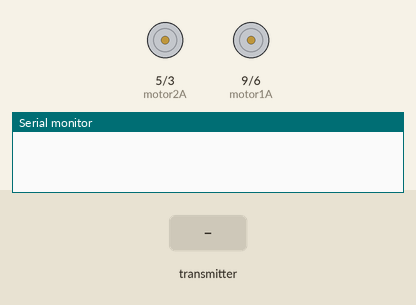
Bench run of a sketch on a simulated Arduino Uno, built with avr-gcc and run on an emulated ATmega328P. Parts: motor-driver pin pairs drawn as motors (green arrow = first pin HIGH = forward, orange = second pin HIGH = backward, longer = more drive), the last lines printed to the serial monitor. The inputs (shaded band) are chosen by the test bench. No radio packets arrive unless stated.

Above: at 1.2 s.
1.3 s: the transmitter starts sending Xposition = 0
At 1.7 s:
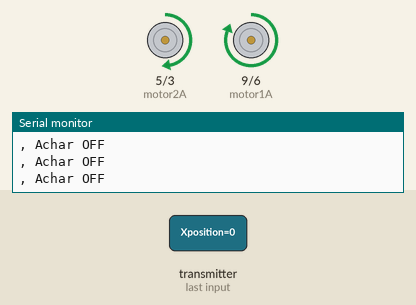
2.8 s: the transmitter starts sending Yposition = 512
At 3.9 s:
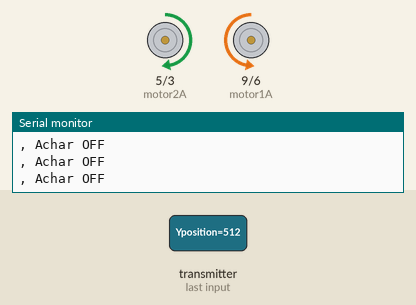
4.3 s: the transmitter starts sending Xposition = 256
At 4.8 s:
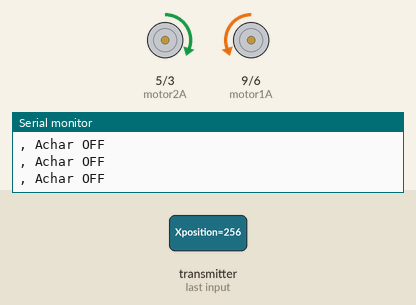
5.8 s: the transmitter starts sending Yposition = 256
At 6.9 s:
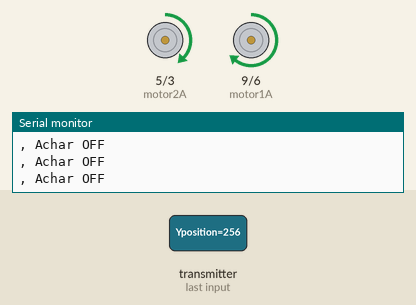
7.4 s: the transmitter starts sending Xposition = 512
At 7.9 s:
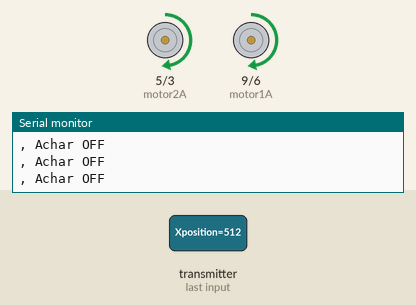
8.9 s: the transmitter starts sending Yposition = 0
At 10.0 s:
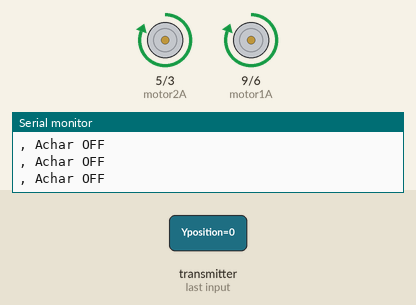
Timing chart, 0 to 11.4 s (numbered marks = the images above; inputs shaded):
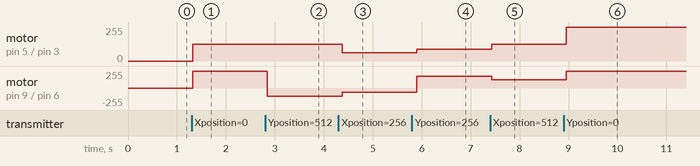

Measured:
- after the input at 1.3 s, motor on pin 5 (motor2A) / pin 3 (motor2B): stopped → forward 127/255 at once; motor on pin 9 (motor1A) / pin 6 (motor1B): stopped → forward 255/255 at once
- after the input at 2.8 s, motor on pin 9 (motor1A) / pin 6 (motor1B): forward 255/255 → backward 127/255 after 0.05 s
- after the input at 4.3 s, motor on pin 5 (motor2A) / pin 3 (motor2B): forward 127/255 → forward 63/255 after 0.07 s; motor on pin 9 (motor1A) / pin 6 (motor1B): backward 127/255 → backward 63/255 after 0.07 s
- after the input at 5.8 s, motor on pin 5 (motor2A) / pin 3 (motor2B): forward 63/255 → forward 89/255 after 0.10 s; motor on pin 9 (motor1A) / pin 6 (motor1B): backward 63/255 → forward 178/255 after 0.10 s
- after the input at 7.4 s, motor on pin 5 (motor2A) / pin 3 (motor2B): forward 89/255 → forward 127/255 at once; motor on pin 9 (motor1A) / pin 6 (motor1B): forward 178/255 → forward 127/255 at once
- after the input at 8.9 s, motor on pin 5 (motor2A) / pin 3 (motor2B), motor on pin 9 (motor1A) / pin 6 (motor1B): forward 127/255 → forward 255/255 after 0.06 s

The sketch:

nRF24L01_RC_Car_Rx.ino
```cpp
/*
 * www.Makerspace-Az.org
 * Arduino Sketch: 4X4 Robot masin, Radio Receiver Robot Control (Rx)
 * Kommunikasiya: nRF24L01 2.4GHz
 * son modifikasia tarixi: 16 May 2016
 * [azerimaker]
*/

/*-----( Kitabxana elavesi)-----*/
#include <SPI.h>
#include <RF24.h>
/*-----(  Sabitler ve Pin Nomreleri )-----*/
#define MAX_SPEED 255 // analogWrite maks qiymeti
#define MAX_FAILSAFE_COUNT 6

#define CE_PIN   8  // nRF24L01 modulu uchun
#define CSN_PIN 10

#define motor1A 9     // INA  - L298n Motor Surucu pinleri
#define motor1B 6     // INB
#define motor2A 5     // INC
#define motor2B 3     // IND

#define X_min 480
#define X_max 520
#define Y_min 480
#define Y_max 520
/*-----( Radio Obyektinin yaradilmasi )-----*/
RF24 radio(CE_PIN, CSN_PIN);


/*-----( Funksiya Prototipleri )-----*/
inline void calcDirection(int X_pos, int Y_pos);
inline void calcSpeed(int X_pos, int Y_pos);
void driveRobot(char DIRECTION, unsigned char SPEED);
void setSpeedRight(unsigned char SPEED, boolean DIR);
void setSpeedLeft(unsigned char SPEED, boolean DIR);
void motorTormozla(void);

/*-----( Deyishenler )-----*/
byte address[6] = {"1Node"}; //  nRF ucun "Pipe" adi
int failsafe_count = 0;

struct dataStruct {
  int Xposition;          // Joystick qiymetleri
  int Yposition;
  bool switchOn;
} myData;

char Joystick_Dir;     // Joystick kordinatlarini hereket istiqametine ve
unsigned char Joystick_Speed = 0;   // surete cevirmek
int X_map, Y_map;
unsigned int X_sq, Y_sq;     // suret vektorunun hesablamaq uchun

boolean FORWARD = true; // ireli
boolean BACKWARD = false; // geri

/****** SETUP: Bir defe icra olunacaq ******/
void setup()
{
  pinMode(motor1A, OUTPUT);
  pinMode(motor1B, OUTPUT);
  pinMode(motor2A, OUTPUT);
  pinMode(motor2B, OUTPUT);

  motorTormozla(); // tekerleri tormozla, ehtiyat ucun

  Serial.begin(115200);

  radio.begin();          // nRF24L01 Radio transiveri ishe sal
  radio.setChannel(108);  //  WiFi siqnallarindan yuksek bir kanal deyeri sech
  radio.setDataRate(RF24_250KBPS); // Data gonderme sureti
  radio.setPALevel(RF24_PA_HIGH); // Oturme gucu: RF24_PA_MIN, RF24_PA_LOW, RF24_PA_HIGH, RF24_PA_MAX

  radio.openReadingPipe(1, address); // Qebul Pipe (kanali) ishe sal

  radio.startListening(); // Radio siqnallari dinlemeye bashla
  radio.printDetails(); //kommenti sileniz coxlu Debug informasiyasi print olunacaq
} /****** SETUP sonu ******/


 /****** LOOP: Daimi tekrarlanir ******/
void loop()
{

   if ( radio.available()){
    failsafe_count = 0;

    while (radio.available())   // Qebul Pipe-da melumat olarsa
    {
      radio.read( &myData, sizeof(myData) ); // melumati oxu
    }

  //  Serial.print("Data qebul olundu: ");  // Qebul olunmus melumati goster
    //Serial.print(myData.Xposition);     // 0-1023 aralighinda,  sabit olduqda 495
    //Serial.print(", ");
    //Serial.print(myData.Yposition);     // 0-1023 aralighinda, sabit olduqda 501
    if ( myData.switchOn == 1){
      Serial.println(", Achar ON");
    }else
    {
      Serial.println(", Achar OFF");
    }

    // Yeni qebul olunmush melumati robotun hereket sxemine uyghunlashdir
    calcDirection(myData.Xposition, myData.Yposition); // S,F,B,L,R,I,G,H,J
    calcSpeed(myData.Xposition, myData.Yposition);  // 0-255

    //Serial.print(" ");
    //Serial.print(Joystick_Dir);
    //Serial.print(" ");
    //Serial.println(Joystick_Speed);

    driveRobot(Joystick_Dir, Joystick_Speed);

  }else{
    failsafe_count++;  // radioelaqe bir muddet iterse motoru saxla
    //Serial.println(failsafe_count);

    if(failsafe_count==MAX_FAILSAFE_COUNT){
        failsafe_count = 0;
        motorTormozla();
      }
  }//  radio.available shertinin sonu
  delay(100);
}

 /*
 * Bu funksiya X,Y qiymetlerine esasen qlobal
 * Istiqamet deyishenini yenileyir
 */
inline void calcDirection(int X_pos, int Y_pos){

  if(X_pos >= X_min && X_pos <= X_max && Y_pos > Y_max)
  {
    Joystick_Dir = 'F';
  }
  else if(X_pos >= X_min && X_pos <= X_max && Y_pos < Y_min)
  {
    Joystick_Dir = 'B';
  }
  else if(Y_pos >= Y_min && Y_pos <= Y_max && X_pos < X_min)
  {
    Joystick_Dir = 'L';
  }
  else if(Y_pos >= Y_min && Y_pos <= Y_max && X_pos > X_max)
  {
    Joystick_Dir = 'R';
  }
  else if(X_pos > X_max && Y_pos > Y_max)
  {
    Joystick_Dir = 'I';
  }
  else if(X_pos < X_min && Y_pos > Y_max)
  {
    Joystick_Dir = 'G';
  }
  else if(X_pos < X_min && Y_pos < Y_min)
  {
    Joystick_Dir = 'H';
  }
  else if(X_pos > X_max && Y_pos < Y_min)
  {
    Joystick_Dir = 'J';
  }
  else{
      Joystick_Dir = 'S'; // deadzone
  }
}

/*
 * Bu funksiya X,Y qiymetlerine esasen qlobal
 * Suret deyishenini yenileyir
 */
inline void calcSpeed(int X_pos, int Y_pos){

  X_map = map(X_pos, 0, 1023, -100, 100); // intervali kicilt
  Y_map = map(Y_pos, 0, 1023, -100, 100);

  X_map = abs(X_map); // musbet edede cevir
  Y_map = abs(Y_map);

  X_sq = sq(X_map); // kvadrata yukselt
  Y_sq = sq(Y_map);

  Joystick_Speed = (unsigned char)sqrt(X_sq + Y_sq); // Joystick suret vektorunu hesabla, Pifaqor teoremi :)
  if(Joystick_Speed>100){
    Joystick_Speed = 100;
  }
}

/*
 * Bu funksiya suret ve istiqamet deyishenine esasen motor suretini
 * teyin edir
 */
void driveRobot(char DIRECTION, unsigned char SPEED)
{

  byte SET_SPEED = map(SPEED, 0,100, 0, MAX_SPEED);// SPEED 0-100, intervali deyish 0-255
  byte SPEED_MIX = SET_SPEED/2;


  switch(DIRECTION){
      case 'F': // Forward
          setSpeedRight(SET_SPEED, FORWARD);
          setSpeedLeft( SET_SPEED, FORWARD);
          break;
      case 'B': // Backward
          setSpeedRight(SET_SPEED, BACKWARD);
          setSpeedLeft( SET_SPEED, BACKWARD);
          break;
      case 'R': // Right
          setSpeedRight(SPEED_MIX, FORWARD);
          setSpeedLeft( SPEED_MIX, BACKWARD);
          break;
      case 'L': // Left
          setSpeedRight(SPEED_MIX, BACKWARD);
          setSpeedLeft( SPEED_MIX, FORWARD);
          break;
      case 'I': // Right + Forward
          setSpeedRight(SET_SPEED, FORWARD);
          setSpeedLeft( SPEED_MIX, FORWARD);
            break;
      case 'G': // Left + Forward
          setSpeedRight(SPEED_MIX, FORWARD);
          setSpeedLeft( SET_SPEED, FORWARD);
          break;
      case 'J': // Right + Backward
          setSpeedRight(SET_SPEED, BACKWARD);
          setSpeedLeft( SPEED_MIX, BACKWARD);
          break;
      case 'H': // Left + Backward
          setSpeedRight(SPEED_MIX, BACKWARD);
          setSpeedLeft( SET_SPEED, BACKWARD);
          break;
      default:
            motorTormozla(); // istenilen bashqa simvol olduqda tekerleri tormozla
            break;
    }
}

/*
 * sag ve sol tekerlerin suretini ve istiqametini
 * teyin eden funksiyalar
 */
void setSpeedRight(unsigned char SPEED, boolean DIR)
{
  if(DIR == true){
      digitalWrite(motor2A, LOW);
      analogWrite (motor2B, SPEED);
  }
  else{
      analogWrite(motor2A, SPEED);
      digitalWrite(motor2B, LOW);
  }

}

void setSpeedLeft(byte SPEED, boolean DIR)
{
  if(DIR == true){
      digitalWrite(motor1A, LOW);
      analogWrite (motor1B, SPEED);
  }
  else{
      analogWrite(motor1A, SPEED);
      digitalWrite(motor1B, LOW);
  }

}

void motorTormozla(void)
{
    digitalWrite(motor1A, LOW);
    digitalWrite(motor1B, LOW);
    digitalWrite(motor2A, LOW);
    digitalWrite(motor2B, LOW);
}
```
